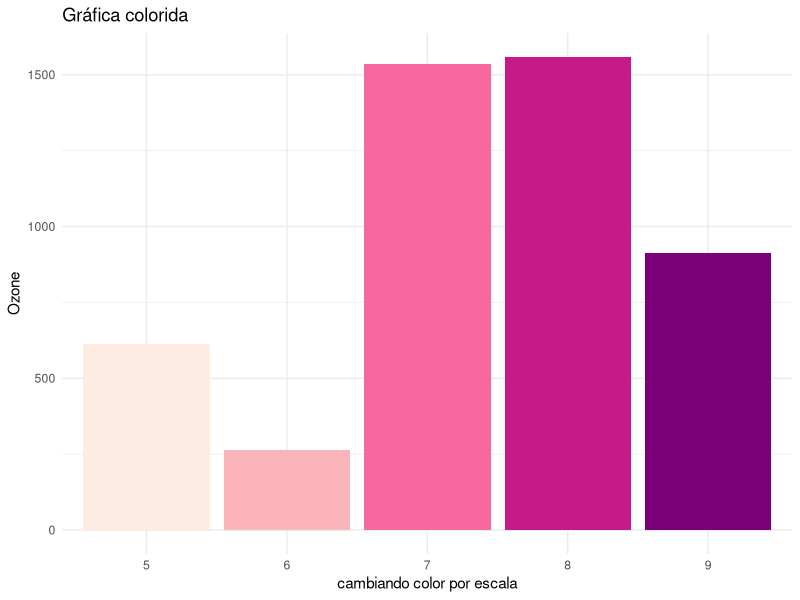
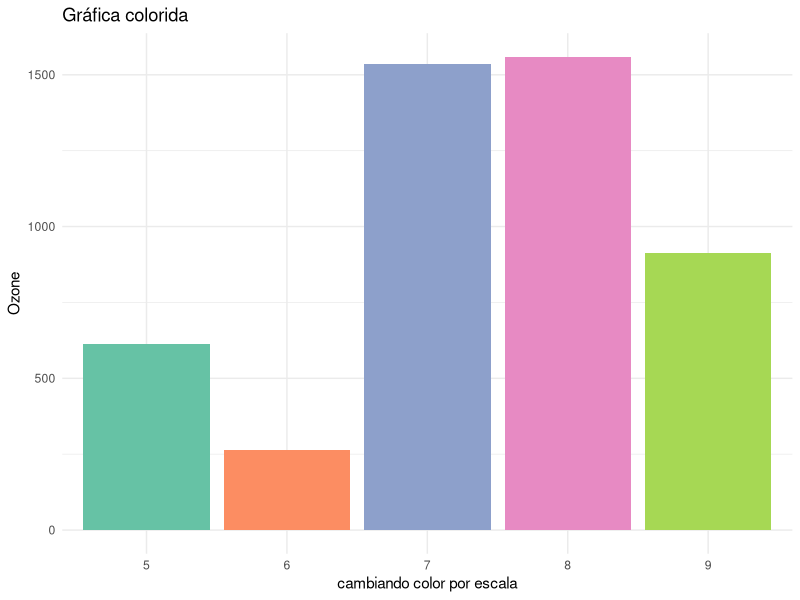
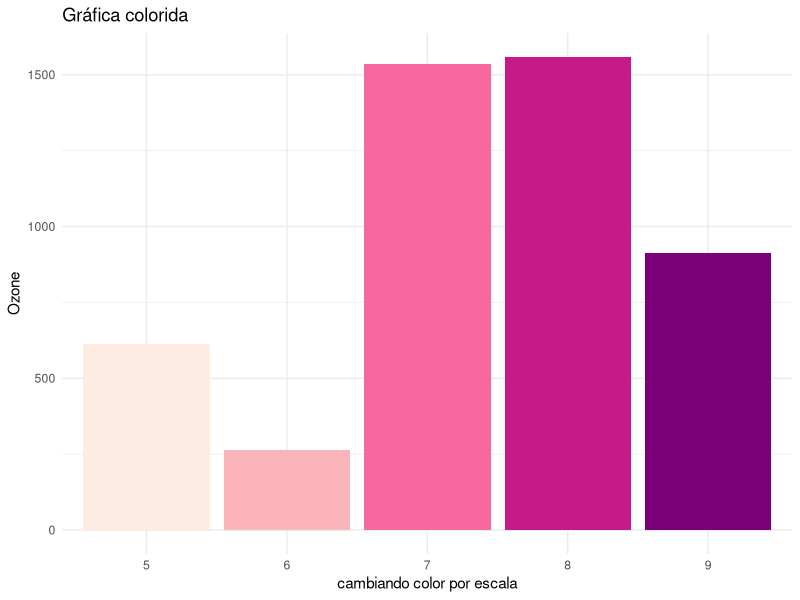

The R source for these figures, in order:
## ---- chunk 1
library(ggplot2)
# airquality # datos prueba
ggplot(data = airquality, aes(x = factor(Month), y = Ozone, fill = factor(Month))) + #indicas la variable de agrupamiento -debe ser tipo factor- y la de interes, tambien requieres llenar el parametro 'fill' con la variable con la que agrupa 
	geom_bar(stat="identity") +   # se construyen las barras
	scale_fill_brewer(palette = 'RdPu')+ # la magia de poder escoger facíl el color de la escala 'continua' o discreta
	xlab('cambiando color por escala') + theme_minimal() +  ggtitle('Gráfica colorida')+  #demas cosas
	guides(fill=FALSE) #quitar leyenda
## ---- chunk 2
ggplot(data = airquality, aes(x = factor(Month), y = Ozone, fill = factor(Month))) + #indicas la variable de agrupamiento -debe ser tipo factor- y la de interes, tambien requieres llenar el parametro 'fill' con la variable con la que agrupa 
	geom_bar(stat="identity") +   # se construyen las barras
	scale_fill_brewer(palette = 'Set2')+ # la magia de poder escoger facíl el color de la escala 'continua' o discreta
	xlab('cambiando color por escala') + theme_minimal() +  ggtitle('Gráfica colorida')+  	guides(fill=FALSE) #quitar leyenda

## ---- chunk 3
library(RColorBrewer)
cols <- brewer.pal(length(levels(factor(airquality$Month))), "RdPu") # numero de niveles en el factor
names(cols) <- levels(airquality$Species)
ggplot(data = airquality, aes(x = factor(Month), y = Ozone, fill = factor(Month))) + 	geom_bar(stat="identity") + 
	scale_fill_manual("legend", values = cols)	+
	xlab('cambiando color por escala') + theme_minimal() +  ggtitle('Gráfica colorida')+guides(fill=FALSE)
